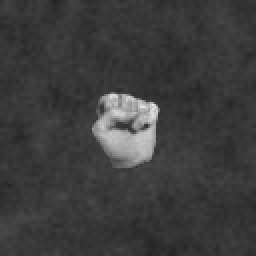
#> input picture archive/train/071ebeaa-23e4-4079-a5c9-b6643663c585_0L.png, 128 x 128 px (shown 2 times larger); its folder holds only this picture in this run
$ python ProcessData.py   (older library calls are emulated)
#> lines starting #> are read from the running program, lines starting #| are printed output that depends on the picture
import numpy as np
import skimage.io as io
from skimage.transform import rotate, AffineTransform, warp, resize
from skimage.util import random_noise
#from skimage import filters
import os
import cv2
import random
print(os.getcwd())
number = 0
for image in os.listdir(os.path.join(os.getcwd(), "archive/train")):


    directory = os.path.join("archive/train", image)
    img = cv2.imread(os.path.join(os.getcwd(), directory))
#> img is the input picture: shape (128, 128, 3); min 35, max 232, mean 60.9
    #grayImg = cv2.cvtColor(img, cv2.COLOR_BGR2GRAY)
    #(thresh, BWImg) = cv2.threshold(grayImg, 127, 255, cv2.THRESH_BINARY)

    randomAngle = (random.random() *60) - 30
    RotatedImg = rotate(img, angle = randomAngle, mode = 'wrap')
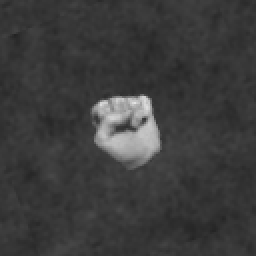
#> RotatedImg: shape (128, 128, 3) float64 (shown 2 times larger); min 0.138, max 0.896, mean 0.238
    randomXShift = (random.random() * 60) - 30
    randomYShift = (random.random() * 60) - 30
    #print(randomXShift, randomYShift)
    transform = AffineTransform(translation = (randomXShift, randomYShift))
    transformedImg = warp(RotatedImg,transform,mode='wrap')
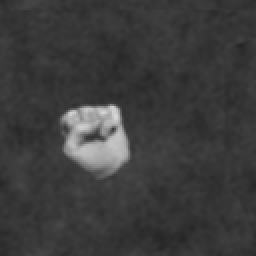
#> transformedImg: shape (128, 128, 3) float64 (shown 2 times larger); min 0.147, max 0.847, mean 0.238


    #sigma = 0.1
    #noisyImg = random_noise(transformedImg, var = sigma ** 2)
    #blurredImg  = filters.gaussian(image,sigma=1,multichannel=True)
    FinalImg = cv2.normalize(transformedImg, None, 0, 255, cv2.NORM_MINMAX, cv2.CV_8U)
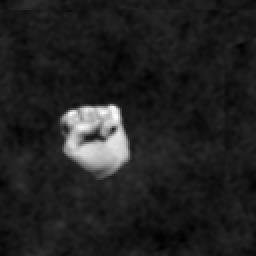
#> FinalImg: shape (128, 128, 3) (shown 2 times larger); min 0, max 255, mean 33.2
    #print(FinalImg.shape)
    cv2.imwrite("archive/AugmentedTrain/a" + image, FinalImg)
    number += 1
    print(image + "  " +  str(number))

$ run again, on archive/train/1fa41dd2-f061-4ae0-a2aa-ef7a0a9de8b3_4L.png
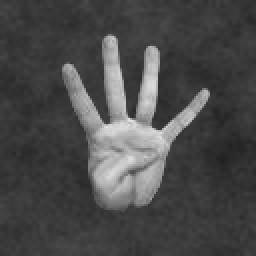
#> input picture archive/train/1fa41dd2-f061-4ae0-a2aa-ef7a0a9de8b3_4L.png, 128 x 128 px (shown 2 times larger)
#> img is the input picture: shape (128, 128, 3); min 33, max 228, mean 74.2
#> `transformedImg = warp(RotatedImg,transform,mode='wrap')`:
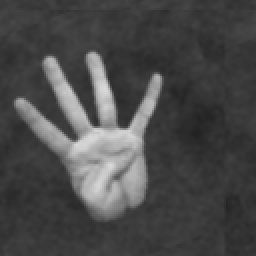
#> transformedImg: shape (128, 128, 3) float64 (shown 2 times larger); min 0.134, max 0.852, mean 0.291
#> `FinalImg = cv2.normalize(transformedImg, None, 0, 255, cv2.NORM_MINMAX..`:
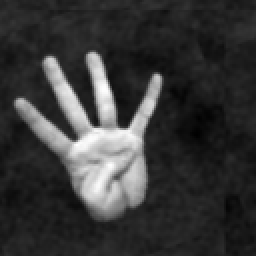
#> FinalImg: shape (128, 128, 3) (shown 2 times larger); min 0, max 255, mean 55.6

$ run again, on archive/train/20489590-ba18-4abc-a7aa-338a93f10510_0R.png
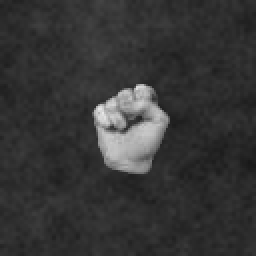
#> input picture archive/train/20489590-ba18-4abc-a7aa-338a93f10510_0R.png, 128 x 128 px (shown 2 times larger)
#> img is the input picture: shape (128, 128, 3); min 24, max 232, mean 53.9
#> `transformedImg = warp(RotatedImg,transform,mode='wrap')`:
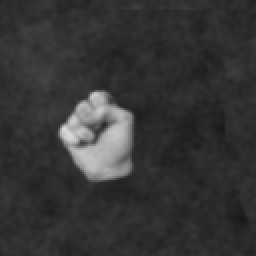
#> transformedImg: shape (128, 128, 3) float64 (shown 2 times larger); min 0.0977, max 0.856, mean 0.212
#> `FinalImg = cv2.normalize(transformedImg, None, 0, 255, cv2.NORM_MINMAX..`:
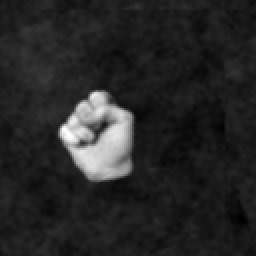
#> FinalImg: shape (128, 128, 3) (shown 2 times larger); min 0, max 255, mean 38.4

$ run again, on archive/train/21ae7f16-46cb-4e34-bd22-68f874667a25_0L.png
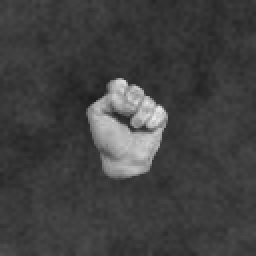
#> input picture archive/train/21ae7f16-46cb-4e34-bd22-68f874667a25_0L.png, 128 x 128 px (shown 2 times larger)
#> img is the input picture: shape (128, 128, 3); min 29, max 232, mean 64.9
#> `transformedImg = warp(RotatedImg,transform,mode='wrap')`:
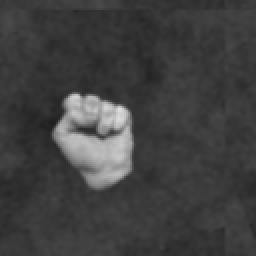
#> transformedImg: shape (128, 128, 3) float64 (shown 2 times larger); min 0.119, max 0.873, mean 0.254
#> `FinalImg = cv2.normalize(transformedImg, None, 0, 255, cv2.NORM_MINMAX..`:
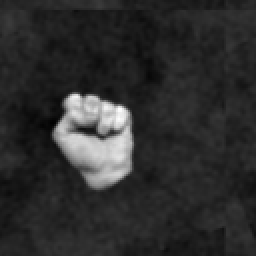
#> FinalImg: shape (128, 128, 3) (shown 2 times larger); min 0, max 255, mean 45.8

$ run again, on archive/train/0744acdc-2567-45ad-b358-2ca6dc837cc0_5L.png
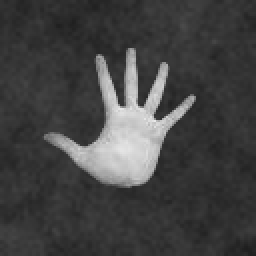
#> input picture archive/train/0744acdc-2567-45ad-b358-2ca6dc837cc0_5L.png, 128 x 128 px (shown 2 times larger)
#> img is the input picture: shape (128, 128, 3); min 30, max 233, mean 66.8
#> `transformedImg = warp(RotatedImg,transform,mode='wrap')`:
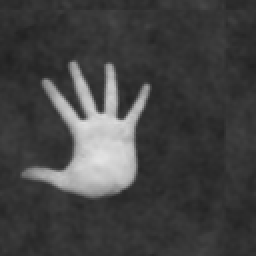
#> transformedImg: shape (128, 128, 3) float64 (shown 2 times larger); min 0.128, max 0.89, mean 0.263
#> `FinalImg = cv2.normalize(transformedImg, None, 0, 255, cv2.NORM_MINMAX..`:
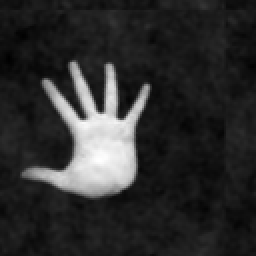
#> FinalImg: shape (128, 128, 3) (shown 2 times larger); min 0, max 255, mean 45.1
